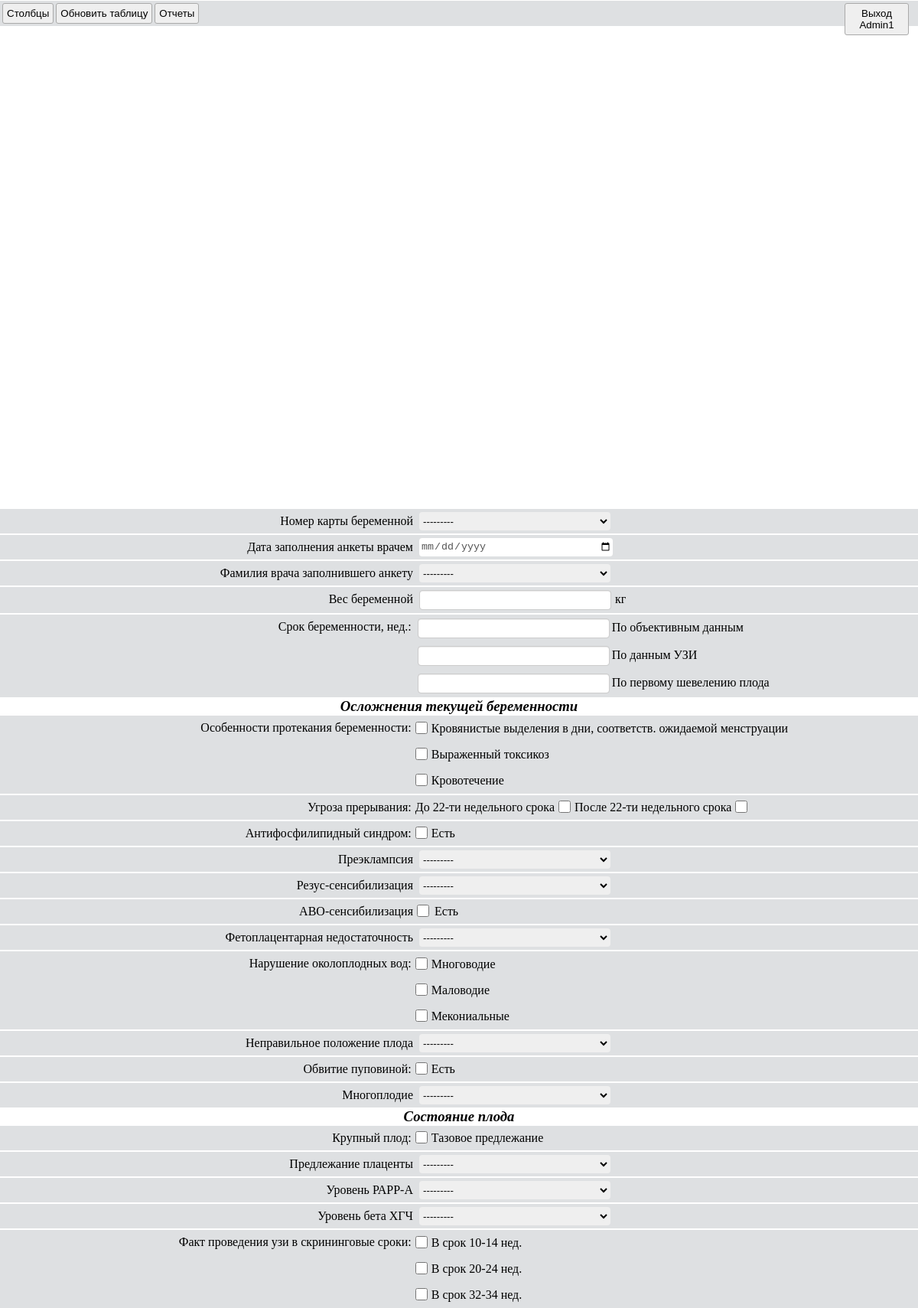
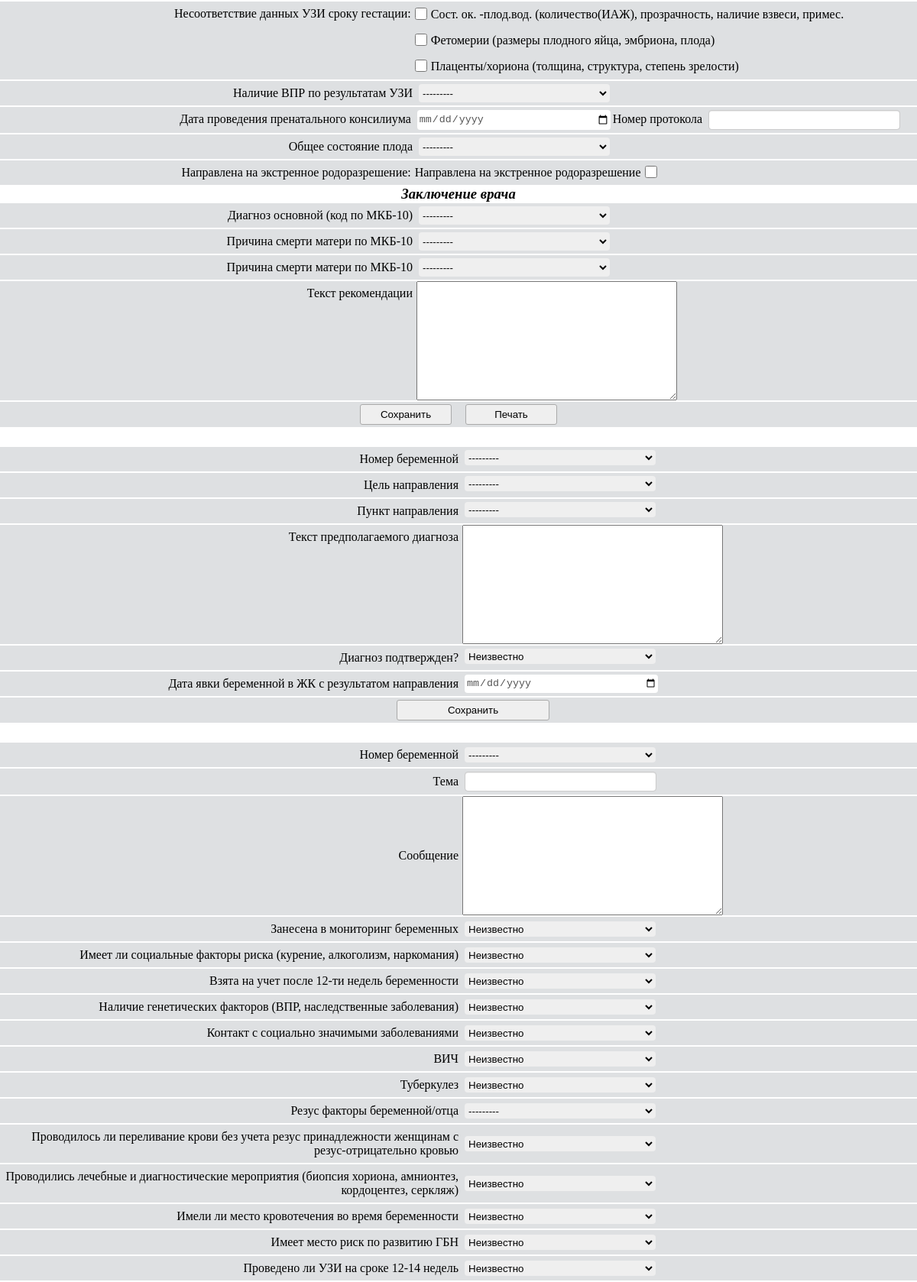
The page / (signed in, upper part) on the database its author committed (2 pictures, top to bottom).
### apps/core/models.py (models this page shows)
class FetoplacentarnayaNedostatochnost(models.Model):
    class Meta:
        verbose_name = 'фетоплацентарная недостаточность'
        verbose_name_plural = 'фетоплацентарная недостаточность'
    nazvanie = models.CharField(verbose_name='Название', max_length=255, null=True, blank=True)
    def __str__(self):
        return self.nazvanie

class NepravilnoePolojeniePloda(models.Model):
    class Meta:
        verbose_name = 'Неправильное положение плода'
        verbose_name_plural = 'Неправильное положение плода'
    nazvanie = models.CharField(verbose_name='Название', max_length=255, null=True, blank=True)
    def __str__(self):
        return self.nazvanie

### apps/core/views.py (the view)
# urls.py: path('', home, name='home'),
def home(request):
    if not request.user.is_active:
        return redirect(to='/login')
    form = BeremennayaFormPart1(label_suffix='')
    beremennaya_vrednie_privichki_form = BeremennayaVredniePrivichki(label_suffix='')
    beremennaya_vrednie_factori_form = BeremennayaVrednieFactori(label_suffix='')
    beremennaya_form = BeremennayaForm(label_suffix='')
    beremennaya_infekcionnie_bolezni_form = BeremennayaInfekcionnieBolezniForm(label_suffix='')
    beremennaya_razmer_taza_form = BeremennayaRazmerTazaForm(label_suffix='')
    beremennaya_zabolevanie_vnut_form = BeremennayaZabolevanieVnutForm(label_suffix='')
    beremennayao_oslojneniya_beremennosti_form = BeremennayaOslojneniyaBeremennostiForm(label_suffix='')
    beremennayao_oslojneniya_rodov_form = BeremennayaOslojneniyaRodovForm(label_suffix='')
    beremennayao_novorojdenniy_plod_form = BeremennayaNovorojdenniyPlodForm(label_suffix='')
    beremennaya_bolezni_endokr_form = BeremennayaBolezniEndokrForm(label_suffix='')
    beremennaya_bolezni_krovi_form = BeremennayaBolezniKroviForm(label_suffix='')
    beremennaya_psih_rastroystva_form = BeremennayaPsihRastroystvaForm(label_suffix='')
    beremennaya_bolezni_ns_form = BeremennayaBolezniNsForm(label_suffix='')
    beremennaya_bolezni_sistemi_krovoob_form = BeremennayaBolezniSistemiKrovoobForm(label_suffix='')
    beremennaya_bolezni_organov_dihaniya_form = BeremennayaBolezniOrganovDihaniyaForm(label_suffix='')
    beremennaya_bolezni_organov_moch_form = BeremennayaBolezniOrganovMochForm(label_suffix='')
    beremennaya_somaticheskie_pokazateli_form = BeremennayaSomaticheskiePokazateliForm(label_suffix='')
    anketa_form = AnketaForm(label_suffix='')
    anketa_srok_beremennosti_form = AnketaSrokBeremennostiForm(label_suffix='')
    anketa_osobennosti_form = AnketaOsobennostiForm(label_suffix='')
    anketa_narushenie_form = AnketaNarushenieForm(label_suffix='')
    anketa_fakt_form = AnketaFaktForm(label_suffix='')
    anketa_nesootvetstvie_form = AnketaNesootvetstvieForm(label_suffix='')
    ishod_form = IshodForm(label_suffix='')
    konsultaciaya_form = KonsultaciayaForm(label_suffix='')
    napravlenie_form = NapravlenieForm(label_suffix='')
    smena_jk_form = SmenaJKForm(label_suffix='')
    novorojdenniy_form = NovorojdenniyForm(label_suffix='')
    return render(request, "home.html", {
        'form': form,
        'anketa_form': anketa_form,
        'ishod_form': ishod_form,
        'beremennaya_vrednie_privichki_form': beremennaya_vrednie_privichki_form,
        'beremennaya_vrednie_factori_form': beremennaya_vrednie_factori_form,
        'beremennaya_form': beremennaya_form,
        'beremennaya_infekcionnie_bolezni_form': beremennaya_infekcionnie_bolezni_form,
        'beremennaya_razmer_taza_form': beremennaya_razmer_taza_form,
        'beremennaya_zabolevanie_vnut_form': beremennaya_zabolevanie_vnut_form,
        'beremennayao_oslojneniya_beremennosti_form': beremennayao_oslojneniya_beremennosti_form,
        'beremennayao_oslojneniya_rodov_form': beremennayao_oslojneniya_rodov_form,
        'beremennayao_novorojdenniy_plod_form': beremennayao_novorojdenniy_plod_form,
        'beremennaya_bolezni_endokr_form': beremennaya_bolezni_endokr_form,
        'beremennaya_bolezni_krovi_form': beremennaya_bolezni_krovi_form,
        'beremennaya_psih_rastroystva_form': beremennaya_psih_rastroystva_form,
        'beremennaya_bolezni_ns_form': beremennaya_bolezni_ns_form,
        'beremennaya_bolezni_sistemi_krovoob_form': beremennaya_bolezni_sistemi_krovoob_form,
        'beremennaya_bolezni_organov_dihaniya_form': beremennaya_bolezni_organov_dihaniya_form,
        'beremennaya_bolezni_organov_moch_form': beremennaya_bolezni_organov_moch_form,
        'beremennaya_somaticheskie_pokazateli_form': beremennaya_somaticheskie_pokazateli_form,
        'anketa_srok_beremennosti_form': anketa_srok_beremennosti_form,
        'anketa_osobennosti_form': anketa_osobennosti_form,
        'anketa_narushenie_form': anketa_narushenie_form,
        'anketa_fakt_form': anketa_fakt_form,
        'anketa_nesootvetstvie_form': anketa_nesootvetstvie_form,
        'konsultaciaya_form': konsultaciaya_form,
        'napravlenie_form': napravlenie_form,
        'smena_jk_form': smena_jk_form,
        'novorojdenniy_form': novorojdenniy_form,
    })

### apps/core/templates/home.html (shortened to what this page needs)
{% load static %}
<!DOCTYPE html>
<html lang="ru" style="height: 100%">
<head>
    <link rel="stylesheet" href="{% static 'core/jqwidgets-scripts/jqwidgets/styles/jqx.base.css' %}" type="text/css"/>
    <link rel="stylesheet" href="{% static 'core/jqwidgets-scripts/jqwidgets/styles/jqx.arctic.css' %}"
          type="text/css"/>
    <link rel="stylesheet" href="{% static 'core/style.css' %}">
</head>
<body>
{% include 'partical/menu.html' %}
{% include 'beremennya/window_beremennya.html' %}
{% include 'partical/mkb10/window_mkb10.html' %}
{% include 'partical/smenaJK/window_smenaJK.html' %}
{% include 'partical/doctor/window_doktor.html' %}
{% include 'beremennya/beremennaya_tabs/anketi/window_anketi.html' %}
{% include 'beremennya/beremennaya_tabs/napravlenie/window_napravlenie.html' %}
{% include 'beremennya/beremennaya_tabs/konsultaciaya/window_konsultaciya.html' %}
</body>

### apps/core/templates/partical/btn_menu.html (shortened to what this page needs)
<div class="default" xmlns="http://www.w3.org/1999/html">
    <button class="btn_rashirenniy_poisk topmenu menubtn btnregpoisk" onclick="regPoisk(event, 'Poisk')">Столбцы
    </button>
    <button class="Obnovit menubtn" onclick="ObnovitTablicu()">Обновить таблицу</button>
    {% include 'partical/Otchety/btn_open_window_otchety.html' %}
    <button style="
    position: absolute;
    right: 1%;
    width: 7%;" class="topmenu menubtn" onclick="window.location.href='/vihod'">Выход {{ user.username }}
    </button>
</div>

### apps/core/templates/beremennya/beremennaya_tabs/anketi/window_anketi.html (shortened to what this page needs)
<div class="window_anketi">
    <div style="overflow: hidden; padding: 0" class="tab_anketi">
        <ul>
            <li></li>
        </ul>
        <div class="tab_beremennya_anketi">
            <form id="novaya_anketa" class="novaya_anketa" action="{% url 'home' %}" method="post">
                <div class="default">
                    {{ anketa_form.nomer_anketi.label_tag }}
                    {{ anketa_form.nomer_anketi }}
                </div>
                <div class="default">
                    {{ anketa_form.data_zapolneniya_anketi_vrachem.label_tag }}
                    {{ anketa_form.data_zapolneniya_anketi_vrachem }}
                </div>
                <div class="default">
                    {{ anketa_form.familiya_vracha.label_tag }}
                    {{ anketa_form.familiya_vracha }}
                </div>
                <div class="default">
                    {{ anketa_form.ves_beremennoy.label_tag }}
                    {{ anketa_form.ves_beremennoy }}
                    <div class="doptext">кг</div>
                </div>
                <div class="default">
                    <div class="text">Срок беременности, нед.:</div>
                    <div class="FixP">{{ anketa_srok_beremennosti_form.as_p }}</div>
                </div>
                <h3>Осложнения текущей беременности</h3>
                <div class="default">
                    <div class="text">Особенности протекания беременности:</div>
                    <div class="FixP">{{ anketa_osobennosti_form.as_p }}</div>
                </div>
                <div class="default">
                    <div class="text">Угроза прерывания:</div>
                    <div style="display: inherit" class="FixP">
                        {{ anketa_form.ugroza_prerivaniya_do_22.label_tag }}
                        {{ anketa_form.ugroza_prerivaniya_do_22 }}
                        {{ anketa_form.ugroza_prerivaniya_posle_22.label_tag }}
                        {{ anketa_form.ugroza_prerivaniya_posle_22 }}
                    </div>
                </div>
                <div class="default">
                    <div class="text">Антифосфилипидный синдром:</div>
                    <div style="display: inherit" class="FixP">
                        {{ anketa_form.antifosfolipidniy_sindrom }}
                        {{ anketa_form.antifosfolipidniy_sindrom.label_tag }}
                    </div>
                </div>
                <div class="default">
                    {{ anketa_form.preeklampsiya.label_tag }}
                    {{ anketa_form.preeklampsiya }}
                </div>
                <div class="default">
                    {{ anketa_form.rezus_sensibilizaciya.label_tag }}
                    {{ anketa_form.rezus_sensibilizaciya }}
                </div>
                <div class="default">
                    {{ anketa_form.abo_sensibilizaciya.label_tag }}
                    {{ anketa_form.abo_sensibilizaciya }}
                    <div class="doptext">Eсть</div>
                </div>
                <div class="default">
                    {{ anketa_form.fetoplacentarnaya_nedostatochnost.label_tag }}
                    {{ anketa_form.fetoplacentarnaya_nedostatochnost }}
                </div>
                <div class="default">
                    <div class="text">Нарушение околоплодных вод:</div>
                    <div class="FixP">{{ anketa_narushenie_form.as_p }}</div>
                </div>
                <div class="default">
                    {{ anketa_form.nepravilnoe_polojenie_ploda.label_tag }}
                    {{ anketa_form.nepravilnoe_polojenie_ploda }}
                </div>
                <div class="default">
                    <div class="text">Обвитие пуповиной:</div>
                    <div style="display: inherit" class="FixP">
                        {{ anketa_form.obvitie_pupovini }}
                        {{ anketa_form.obvitie_pupovini.label_tag }}
                    </div>
                </div>
                <div class="default">
                    {{ anketa_form.mnogoplodie.label_tag }}
                    {{ anketa_form.mnogoplodie }}
                </div>
                <h3>Состояние плода</h3>
                <div class="default">
                    <div class="text">Крупный плод:</div>
                    <div style="display: inherit" class="FixP">
                        {{ anketa_form.krupniy_plod }}
                        {{ anketa_form.krupniy_plod.label_tag }}
                    </div>
                </div>
                <div class="default">
                    {{ anketa_form.predlejanie_placenti.label_tag }}
                    {{ anketa_form.predlejanie_placenti }}
                </div>
                <div class="default">
                    {{ anketa_form.uroven_papp_a.label_tag }}
                    {{ anketa_form.uroven_papp_a }}
                </div>
                <div class="default">
                    {{ anketa_form.uroven_beta_hgch.label_tag }}
                    {{ anketa_form.uroven_beta_hgch }}
                </div>
                <div class="default">
                    <div class="text">Факт проведения узи в скрининговые сроки:</div>
                    <div class="FixP">{{ anketa_fakt_form.as_p }}</div>
                </div>
                <div class="default">
                    <div class="text">Несоответствие данных УЗИ сроку гестации:</div>
                    <div class="FixP">{{ anketa_nesootvetstvie_form.as_p }}</div>
                </div>
                <div class="default">
                    {{ anketa_form.nalichie_vpr_po_rezultatam_uzi.label_tag }}
                    {{ anketa_form.nalichie_vpr_po_rezultatam_uzi }}
                </div>
                <div class="default">{{ anketa_form.data_provedeniya_prenatalnogo_konsiliuma.label_tag }}
                    <div style="display: inherit" class="FixP">
                        {{ anketa_form.data_provedeniya_prenatalnogo_konsiliuma }}
                        {{ anketa_form.nomer_protokola.label_tag }}
                        {{ anketa_form.nomer_protokola }}
                    </div>
                </div>
                <div class="default">
                    {{ anketa_form.obshee_sostoyanie_ploda.label_tag }}
                    {{ anketa_form.obshee_sostoyanie_ploda }}
                </div>
                <div class="default">
                    <div class="text">Направлена на экстренное родоразрешение:</div>
                    <div class="FixP">
                        {{ anketa_form.napravlena_na_extrennoe_rodorazreshenie }}
                        {{ anketa_form.napravlena_na_extrennoe_rodorazreshenie.label_tag }}
                    </div>
                </div>
                <h3>Заключение врача</h3>
                <div class="default">
                    {{ anketa_form.diagnoz_osnovnoy_mkb10.label_tag }}
                    {{ anketa_form.diagnoz_osnovnoy_mkb10 }}
                </div>
                <div class="default">
                    {{ anketa_form.diagnoz_oslojneniya_mkb10.label_tag }}
                    {{ anketa_form.diagnoz_oslojneniya_mkb10 }}
                </div>
                <div class="default">
                    {{ anketa_form.diagnoz_soputstvuyshiy_mkb10.label_tag }}
                    {{ anketa_form.diagnoz_soputstvuyshiy_mkb10 }}
                </div>
                <div class="default">
                    {{ anketa_form.dopolnitelnie_zamechaniya_vracha.label_tag }}
                    {{ anketa_form.dopolnitelnie_zamechaniya_vracha }}
                </div>
                <div style="position: sticky; bottom: 0;" class="default">
                    <button class="menubtn save_anketa" type="submit">Сохранить</button>
                    <button class="menubtn pechat_anketa" type="submit">Печать</button>
                </div>
            </form>
        </div>
    </div>
</div>

### rows shown on the page
FetoplacentarnayaNedostatochnost: antifosfolipidniy_sindrom.label_tag "Есть", obvitie_pupovini.label_tag "Есть"
NepravilnoePolojeniePloda: krupniy_plod.label_tag "Тазовое предлежание"

### other values the page prints
{{ user.username }} "Admin1"
{{ anketa_form.nomer_anketi.label_tag }} "Номер карты беременной"
{{ anketa_form.data_zapolneniya_anketi_vrachem.label_tag }} "Дата заполнения анкеты врачем"
{{ anketa_form.familiya_vracha.label_tag }} "Фамилия врача заполнившего анкету"
{{ anketa_form.ves_beremennoy.label_tag }} "Вес беременной"
{{ anketa_form.ugroza_prerivaniya_do_22.label_tag }} "До 22-ти недельного срока"
{{ anketa_form.ugroza_prerivaniya_posle_22.label_tag }} "После 22-ти недельного срока"
{{ anketa_form.preeklampsiya.label_tag }} "Преэклампсия"
{{ anketa_form.rezus_sensibilizaciya.label_tag }} "Резус-сенсибилизация"
{{ anketa_form.abo_sensibilizaciya.label_tag }} "ABO-сенсибилизация"
{{ anketa_form.fetoplacentarnaya_nedostatochnost.label_tag }} "Фетоплацентарная недостаточность"
{{ anketa_form.nepravilnoe_polojenie_ploda.label_tag }} "Неправильное положение плода"
{{ anketa_form.mnogoplodie.label_tag }} "Многоплодие"
{{ anketa_form.predlejanie_placenti.label_tag }} "Предлежание плаценты"
{{ anketa_form.uroven_papp_a.label_tag }} "Уровень РАРР-А"
